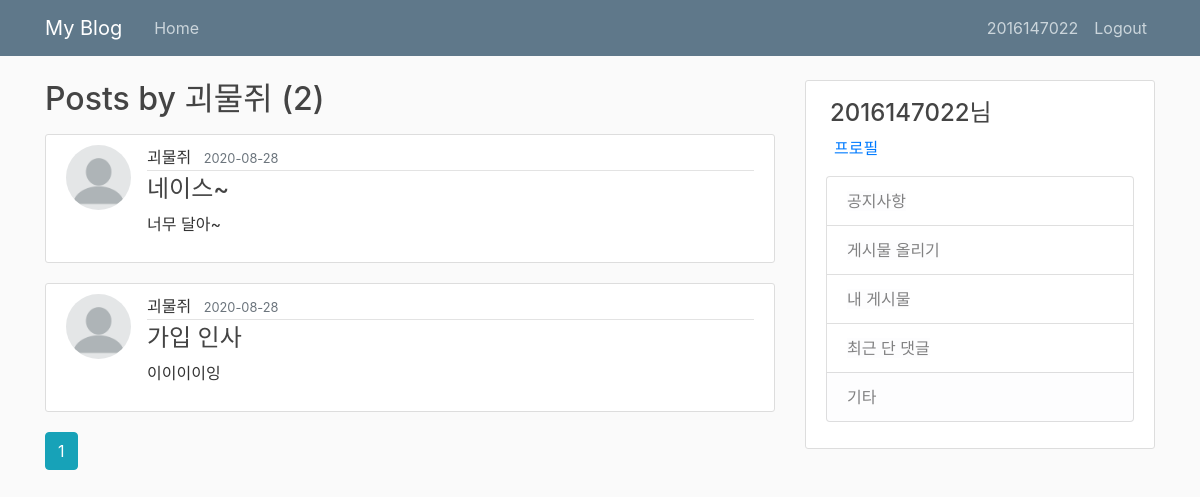
/user_posts/괴물쥐 (signed in), run on the app's committed database.
### flaskblog/models.py (models this page shows, shortened)
class User(db.Model, UserMixin):
    id = db.Column(db.Integer, primary_key=True)
    username = db.Column(db.String(20), unique=True, nullable=False)
    email = db.Column(db.String(120), unique=True, nullable=False)
    password = db.Column(db.String(60), nullable=False)
    image_file = db.Column(db.String(20), nullable=False, default='default.png')
    posts = db.relationship('Post', backref='author', lazy=True)
    comment = db.relationship('Comment', backref='writer', lazy=True)

class Post(db.Model):
    id = db.Column(db.Integer, primary_key=True)
    title = db.Column(db.String(100), nullable=False)
    content = db.Column(db.Text, nullable=False)
    date_posted = db.Column(db.DateTime, nullable=False, default=datetime.utcnow)
    image_files = db.Column(db.PickleType)
    user_id = db.Column(db.Integer, db.ForeignKey('user.id'), nullable=False)
    comments = db.relationship('Comment', backref='article', lazy=True)

### flaskblog/user/views.py (the view)
@users.route('/user_posts/<username>')
@login_required
def user_posts(username):
    page = request.args.get('page', 1, type=int)
    user = User.query.filter_by(username=username).first()
    posts = Post.query.filter_by(author=user).order_by(Post.date_posted.desc()).paginate(page=page, per_page=5)
    return render_template('user_post.html', posts=posts, user=user)

### flaskblog/models.py (called while the page is built)
@login_manager.user_loader
def load_user(user_id):
    return User.query.get(int(user_id))

### flaskblog/templates/user_post.html
{% extends "layout.html" %}
{% block content %}
    <h2 class="mb-3">Posts by {{ user.username }} ({{ posts.total }})</h2>
    {% for post in posts.items %}
        <article class="media content-section">
            <img class="rounded-circle article-img" src="{{ url_for('static', filename='img/' + post.author.image_file )}}" alt="profile image">
            <div class="media-body">
                <div class="article-metadata">
                    <span class="mr-2">{{ post.author.username }}</span>
                    <small class="text-muted">{{ post.date_posted.strftime('%Y-%m-%d') }}</small>
                </div>
                <h4><a class="article-title" href="{{ url_for('posts.post', post_id=post.id) }}">{{ post.title }}</a></h4>
                <p class="article-content">{{ post.content }}</p>
            </div>
        </article>
    {% endfor %}
    {% for page in posts.iter_pages(left_edge=1, right_edge=1, left_current=2, right_current=3) %}
        {% if page %}
            {% if page == posts.page %}
                <a class="btn btn-info mb-4" href="{{ url_for('users.user_posts', page=page, username=user.username) }}">{{ page }}</a>
            {% else %}
                <a class="btn btn-outline-info mb-4" href="{{ url_for('users.user_posts', page=page, username=user.username) }}">{{ page }}</a>
            {% endif %}
        {% else %}
            ...
        {% endif %}
    {% endfor %}
{% endblock content %}

### flaskblog/templates/layout.html (shortened to what this page needs)
<!DOCTYPE html>
<html lang="ko">
<head>
    <link rel="stylesheet" href="https://maxcdn.bootstrapcdn.com/bootstrap/4.0.0/css/bootstrap.min.css">
    <link rel="stylesheet" type="text/css" href="{{ url_for('static', filename='style.css') }}">
</head>
<body>
    <header class="site-header">
      <nav class="navbar navbar-expand-md navbar-dark bg-steel fixed-top">
        <div class="container">
          <a class="navbar-brand mr-4" href="/">My Blog</a>
          <div class="collapse navbar-collapse" id="navbarToggle">
            <div class="navbar-nav mr-auto">
              <a class="nav-item nav-link" href="{{ url_for('main.index') }}">Home</a>
            </div>
            <div class="navbar-nav">
              {% if current_user.is_authenticated %}
                <a class="nav-item nav-link" href="{{ url_for('users.account') }}">{{ current_user.username }}</a>
                <a class="nav-item nav-link" href="{{ url_for('users.logout') }}">Logout</a>
              {% else %}
                <a class="nav-item nav-link" href="{{ url_for('users.login') }}">Login</a>
                <a class="nav-item nav-link" href="{{ url_for('users.register') }}">Register</a>
              {% endif %}
            </div>
          </div>
        </div>
      </nav>
    </header>
    <main role="main" class="container">
      <div class="row">
        <div class="col-md-8">
          {% block content %}{% endblock %}
        </div>
        <div class="col-md-4">
          <div class="content-section">
            {% if current_user.is_authenticated %}
            <h4 class="mt-2 ml-1">{{ current_user.username }}님</h4>
            <p class="text-muted">
              <a class="ml-2" id="content-section" href="{{ url_for('users.account') }}">프로필</a>
              <ul class="list-group">
                <li class="list-group-item"><a class="list-group-item-light" id="content-section" href="{{ url_for('posts.post', post_id=2) }}">공지사항</a></li>
                <li class="list-group-item"><a class="list-group-item-light" id="content-section" href="{{ url_for('posts.create_post') }}">게시물 올리기</a></li>
                <li class="list-group-item"><a class="list-group-item-light" id="content-section" href="{{ url_for('users.user_posts', username=current_user.username) }}">내 게시물</a></li>
                <li class="list-group-item"><a class="list-group-item-light" id="content-section" href="{{ url_for('users.posts_comment') }}">최근 단 댓글</a></li>
                <li class="list-group-item list-group-item-light">기타</li>
              </ul>
            </p>
            {% endif %}
          </div>
        </div>
      </div>
    </main>
</body>
</html>

### flaskblog/static/style.css (style rules this page uses)
body { background: #fafafa; color: #333333; margin-top: 5rem; }
h1, h2, h3, h4, h5, h6 { color: #444444; }
.bg-steel { background-color: #5f788a; }
.site-header .navbar-nav .nav-link { color: #cbd5db; }
.content-section { background: #ffffff; padding: 10px 20px; border: 1px solid #dddddd; border-radius: 3px; margin-bottom: 20px; }
.article-title { color: #444444; }
.article-content { white-space: pre-line; }
.article-img { height: 65px; width: 65px; margin-right: 16px; }
.article-metadata { padding-bottom: 1px; margin-bottom: 4px; border-bottom: 1px solid #e3e3e3 }

### data on the page
User: username "2016147022"
User: username "괴물쥐"
Post: image_file (placeholder picture), author.username "괴물쥐", date_posted "2020-08-28", title "네이스~", content "너무 달아~"
Post: image_file (placeholder picture), author.username "괴물쥐", date_posted "2020-08-28", title "가입 인사", content "이이이이잉"

### other printed values
{{ posts.total }} "2"
{{ page }} "1"
